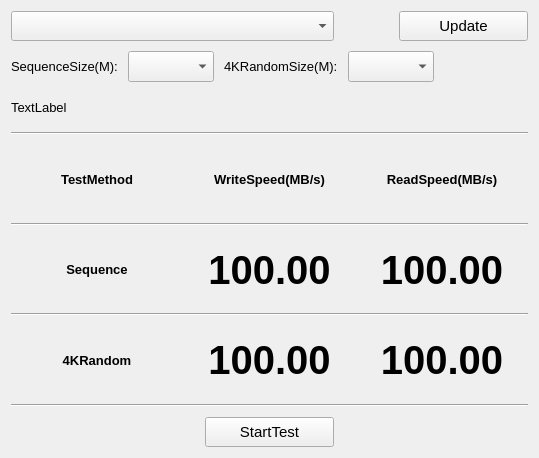
<?xml version="1.0" encoding="UTF-8"?>
<ui version="4.0">
 <class>DiskSpeedForm</class>
 <widget class="QWidget" name="DiskSpeedForm">
  <property name="geometry">
   <rect>
    <x>0</x>
    <y>0</y>
    <width>539</width>
    <height>458</height>
   </rect>
  </property>
  <property name="font">
   <font>
    <family>Microsoft YaHei UI</family>
    <pointsize>10</pointsize>
   </font>
  </property>
  <property name="windowTitle">
   <string>DiskSpeedTest</string>
  </property>
  <layout class="QHBoxLayout" name="horizontalLayout_6">
   <item>
    <layout class="QVBoxLayout" name="verticalLayout_2" stretch="4,4,4,36,4">
     <property name="spacing">
      <number>10</number>
     </property>
     <item>
      <layout class="QHBoxLayout" name="horizontalLayout_4" stretch="5,1,2">
       <property name="spacing">
        <number>0</number>
       </property>
       <property name="bottomMargin">
        <number>0</number>
       </property>
       <item>
        <widget class="QComboBox" name="comboBoxDiskList">
         <property name="sizePolicy">
          <sizepolicy hsizetype="Expanding" vsizetype="Expanding">
           <horstretch>0</horstretch>
           <verstretch>0</verstretch>
          </sizepolicy>
         </property>
         <property name="font">
          <font>
           <pointsize>9</pointsize>
          </font>
         </property>
         <property name="focusPolicy">
          <enum>Qt::NoFocus</enum>
         </property>
         <property name="styleSheet">
          <string notr="true"/>
         </property>
        </widget>
       </item>
       <item>
        <spacer name="horizontalSpacer">
         <property name="orientation">
          <enum>Qt::Horizontal</enum>
         </property>
         <property name="sizeHint" stdset="0">
          <size>
           <width>40</width>
           <height>20</height>
          </size>
         </property>
        </spacer>
       </item>
       <item>
        <widget class="QPushButton" name="pushButtonUpdate">
         <property name="sizePolicy">
          <sizepolicy hsizetype="Expanding" vsizetype="Expanding">
           <horstretch>0</horstretch>
           <verstretch>0</verstretch>
          </sizepolicy>
         </property>
         <property name="font">
          <font>
           <pointsize>11</pointsize>
          </font>
         </property>
         <property name="text">
          <string>Update</string>
         </property>
        </widget>
       </item>
      </layout>
     </item>
     <item>
      <layout class="QHBoxLayout" name="horizontalLayout_3" stretch="0,1,0,1,2">
       <item>
        <widget class="QLabel" name="label_6">
         <property name="sizePolicy">
          <sizepolicy hsizetype="Preferred" vsizetype="Expanding">
           <horstretch>0</horstretch>
           <verstretch>0</verstretch>
          </sizepolicy>
         </property>
         <property name="font">
          <font>
           <pointsize>10</pointsize>
          </font>
         </property>
         <property name="text">
          <string>SequenceSize(M):</string>
         </property>
        </widget>
       </item>
       <item>
        <widget class="QComboBox" name="comboBoxSeqSize">
         <property name="sizePolicy">
          <sizepolicy hsizetype="Preferred" vsizetype="Preferred">
           <horstretch>0</horstretch>
           <verstretch>0</verstretch>
          </sizepolicy>
         </property>
         <property name="font">
          <font>
           <pointsize>11</pointsize>
          </font>
         </property>
        </widget>
       </item>
       <item>
        <widget class="QLabel" name="label_7">
         <property name="sizePolicy">
          <sizepolicy hsizetype="Preferred" vsizetype="Expanding">
           <horstretch>0</horstretch>
           <verstretch>0</verstretch>
          </sizepolicy>
         </property>
         <property name="font">
          <font>
           <pointsize>10</pointsize>
          </font>
         </property>
         <property name="text">
          <string>4KRandomSize(M):</string>
         </property>
        </widget>
       </item>
       <item>
        <widget class="QComboBox" name="comboBoxRandSize">
         <property name="sizePolicy">
          <sizepolicy hsizetype="Preferred" vsizetype="Preferred">
           <horstretch>0</horstretch>
           <verstretch>0</verstretch>
          </sizepolicy>
         </property>
         <property name="font">
          <font>
           <pointsize>11</pointsize>
          </font>
         </property>
        </widget>
       </item>
       <item>
        <spacer name="horizontalSpacer_4">
         <property name="orientation">
          <enum>Qt::Horizontal</enum>
         </property>
         <property name="sizeHint" stdset="0">
          <size>
           <width>40</width>
           <height>20</height>
          </size>
         </property>
        </spacer>
       </item>
      </layout>
     </item>
     <item>
      <layout class="QHBoxLayout" name="horizontalLayout_7">
       <item>
        <widget class="QLabel" name="labelTestState">
         <property name="font">
          <font>
           <pointsize>10</pointsize>
          </font>
         </property>
         <property name="text">
          <string>TextLabel</string>
         </property>
         <property name="alignment">
          <set>Qt::AlignLeading|Qt::AlignLeft|Qt::AlignVCenter</set>
         </property>
        </widget>
       </item>
      </layout>
     </item>
     <item>
      <layout class="QVBoxLayout" name="verticalLayout">
       <property name="spacing">
        <number>0</number>
       </property>
       <item>
        <widget class="Line" name="line_3">
         <property name="orientation">
          <enum>Qt::Horizontal</enum>
         </property>
        </widget>
       </item>
       <item>
        <layout class="QHBoxLayout" name="horizontalLayout1">
         <property name="spacing">
          <number>0</number>
         </property>
         <item>
          <widget class="QLabel" name="label">
           <property name="font">
            <font>
             <pointsize>10</pointsize>
             <weight>75</weight>
             <bold>true</bold>
            </font>
           </property>
           <property name="layoutDirection">
            <enum>Qt::LeftToRight</enum>
           </property>
           <property name="text">
            <string>TestMethod</string>
           </property>
           <property name="alignment">
            <set>Qt::AlignCenter</set>
           </property>
          </widget>
         </item>
         <item>
          <widget class="QLabel" name="label_2">
           <property name="font">
            <font>
             <pointsize>10</pointsize>
             <weight>75</weight>
             <bold>true</bold>
            </font>
           </property>
           <property name="layoutDirection">
            <enum>Qt::LeftToRight</enum>
           </property>
           <property name="text">
            <string>WriteSpeed(MB/s)</string>
           </property>
           <property name="alignment">
            <set>Qt::AlignCenter</set>
           </property>
          </widget>
         </item>
         <item>
          <widget class="QLabel" name="label_3">
           <property name="font">
            <font>
             <pointsize>10</pointsize>
             <weight>75</weight>
             <bold>true</bold>
            </font>
           </property>
           <property name="layoutDirection">
            <enum>Qt::LeftToRight</enum>
           </property>
           <property name="text">
            <string>ReadSpeed(MB/s)</string>
           </property>
           <property name="alignment">
            <set>Qt::AlignCenter</set>
           </property>
          </widget>
         </item>
        </layout>
       </item>
       <item>
        <widget class="Line" name="line">
         <property name="orientation">
          <enum>Qt::Horizontal</enum>
         </property>
        </widget>
       </item>
       <item>
        <layout class="QHBoxLayout" name="horizontalLayout2">
         <property name="spacing">
          <number>0</number>
         </property>
         <item>
          <widget class="QLabel" name="label_4">
           <property name="font">
            <font>
             <pointsize>10</pointsize>
             <weight>75</weight>
             <bold>true</bold>
            </font>
           </property>
           <property name="layoutDirection">
            <enum>Qt::LeftToRight</enum>
           </property>
           <property name="text">
            <string>Sequence</string>
           </property>
           <property name="alignment">
            <set>Qt::AlignCenter</set>
           </property>
          </widget>
         </item>
         <item>
          <widget class="QLabel" name="labelSeqWSpeed">
           <property name="font">
            <font>
             <pointsize>30</pointsize>
             <weight>75</weight>
             <bold>true</bold>
            </font>
           </property>
           <property name="layoutDirection">
            <enum>Qt::LeftToRight</enum>
           </property>
           <property name="text">
            <string>100.00</string>
           </property>
           <property name="alignment">
            <set>Qt::AlignCenter</set>
           </property>
          </widget>
         </item>
         <item>
          <widget class="QLabel" name="labelSeqRSpeed">
           <property name="font">
            <font>
             <pointsize>30</pointsize>
             <weight>75</weight>
             <bold>true</bold>
            </font>
           </property>
           <property name="layoutDirection">
            <enum>Qt::LeftToRight</enum>
           </property>
           <property name="text">
            <string>100.00</string>
           </property>
           <property name="alignment">
            <set>Qt::AlignCenter</set>
           </property>
          </widget>
         </item>
        </layout>
       </item>
       <item>
        <widget class="Line" name="line_2">
         <property name="orientation">
          <enum>Qt::Horizontal</enum>
         </property>
        </widget>
       </item>
       <item>
        <layout class="QHBoxLayout" name="horizontalLayout3">
         <property name="spacing">
          <number>0</number>
         </property>
         <item>
          <widget class="QLabel" name="label_5">
           <property name="font">
            <font>
             <pointsize>10</pointsize>
             <weight>75</weight>
             <bold>true</bold>
            </font>
           </property>
           <property name="layoutDirection">
            <enum>Qt::LeftToRight</enum>
           </property>
           <property name="text">
            <string>4KRandom</string>
           </property>
           <property name="alignment">
            <set>Qt::AlignCenter</set>
           </property>
          </widget>
         </item>
         <item>
          <widget class="QLabel" name="label4KRandWSpeed">
           <property name="font">
            <font>
             <pointsize>30</pointsize>
             <weight>75</weight>
             <bold>true</bold>
            </font>
           </property>
           <property name="layoutDirection">
            <enum>Qt::LeftToRight</enum>
           </property>
           <property name="text">
            <string>100.00</string>
           </property>
           <property name="alignment">
            <set>Qt::AlignCenter</set>
           </property>
          </widget>
         </item>
         <item>
          <widget class="QLabel" name="label4KRandRSpeed">
           <property name="font">
            <font>
             <pointsize>30</pointsize>
             <weight>75</weight>
             <bold>true</bold>
            </font>
           </property>
           <property name="layoutDirection">
            <enum>Qt::LeftToRight</enum>
           </property>
           <property name="text">
            <string>100.00</string>
           </property>
           <property name="alignment">
            <set>Qt::AlignCenter</set>
           </property>
          </widget>
         </item>
        </layout>
       </item>
       <item>
        <widget class="Line" name="line_4">
         <property name="orientation">
          <enum>Qt::Horizontal</enum>
         </property>
        </widget>
       </item>
      </layout>
     </item>
     <item>
      <layout class="QHBoxLayout" name="horizontalLayout_5" stretch="3,2,3">
       <item>
        <spacer name="horizontalSpacer_2">
         <property name="orientation">
          <enum>Qt::Horizontal</enum>
         </property>
         <property name="sizeHint" stdset="0">
          <size>
           <width>40</width>
           <height>20</height>
          </size>
         </property>
        </spacer>
       </item>
       <item>
        <widget class="QPushButton" name="pushButtonTest">
         <property name="sizePolicy">
          <sizepolicy hsizetype="Expanding" vsizetype="Expanding">
           <horstretch>0</horstretch>
           <verstretch>0</verstretch>
          </sizepolicy>
         </property>
         <property name="font">
          <font>
           <pointsize>11</pointsize>
          </font>
         </property>
         <property name="text">
          <string>StartTest</string>
         </property>
        </widget>
       </item>
       <item>
        <spacer name="horizontalSpacer_3">
         <property name="orientation">
          <enum>Qt::Horizontal</enum>
         </property>
         <property name="sizeHint" stdset="0">
          <size>
           <width>40</width>
           <height>20</height>
          </size>
         </property>
        </spacer>
       </item>
      </layout>
     </item>
    </layout>
   </item>
  </layout>
 </widget>
 <resources/>
 <connections/>
</ui>
